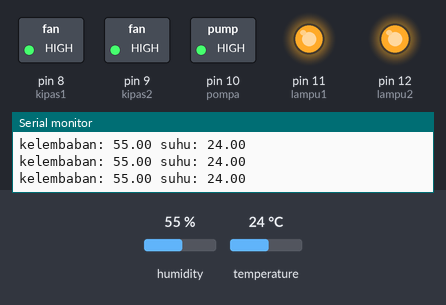
Simulated run of this sketch. Board: Arduino Uno, built with avr-gcc and run on an emulated ATmega328P. On the bench: switched loads named in the sketch (green lamp = pin HIGH), output pins drawn as LEDs (lit = HIGH), the last lines printed to the serial monitor. The test bench sets the inputs (shaded band); at power-on: humidity 55 %, temperature 24 °C.

Above: at 2.8 s.
2.9 s: humidity set to 51 %
8.9 s: humidity set to 48 %
At 11.4 s:
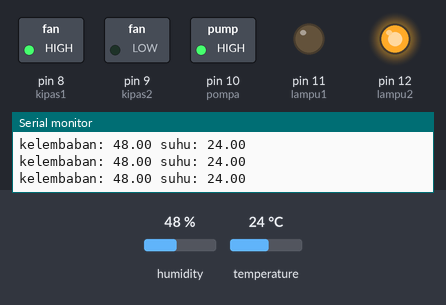
11.7 s: temperature set to 27 °C
17.7 s: temperature set to 30 °C
At 18.6 s:
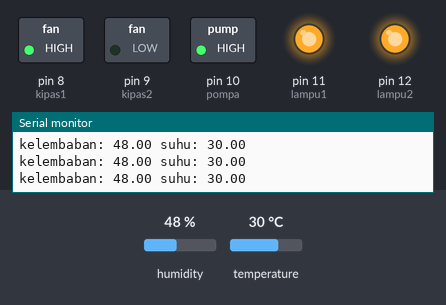
20.4 s: temperature set to 33 °C
At 22.8 s:
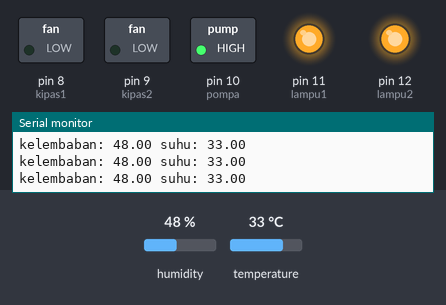
23.8 s: humidity set to 68 %
At 25.5 s:
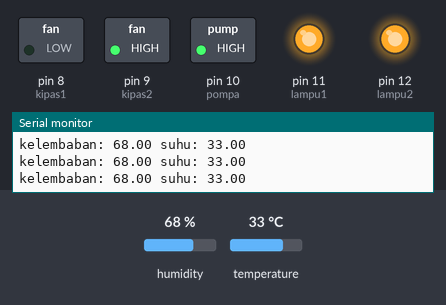
Timing chart, 0 to 27.0 s (numbered marks = the images above; inputs shaded):
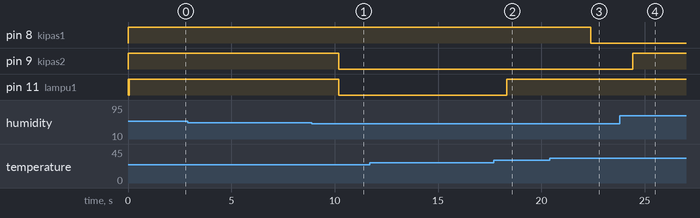

Measured:
- the behaviour switches between 50 and 49 % on humidity (found by bisection; images 0 and 1)
- the behaviour switches between 28 and 29 °C on temperature (found by bisection; images 1 and 2)
- the behaviour switches between 31 and 32 °C on temperature (found by bisection; images 2 and 3)
- after the input at 8.9 s, pin 9 (kipas2), pin 11 (lampu1): HIGH → LOW after 1.3 s
- after the input at 17.7 s, pin 11 (lampu1): LOW → HIGH after 0.63 s
- after the input at 20.4 s, pin 8 (kipas1): HIGH → LOW after 2.0 s
- after the input at 23.8 s, pin 9 (kipas2): LOW → HIGH after 0.63 s

The sketch:

modul_monitoring_suhu_kelembaban.ino
```cpp
//dht11
#include <DHT.h>
DHT dht(7, DHT11); //Pin, Jenis DHT

// relay
const int kipas1 = 8; //relay1 suhu
const int kipas2 = 9; //relay2 kelembaban
const int pompa = 10; //relay3
const int lampu1 = 11; //relay4
const int lampu2 = 12; //relay5

//on off relay
int relayON = LOW; //relay nyala
int relayOFF = HIGH; //relay mati

void setup() {
    Serial.begin(9600);

    //  dht11
    dht.begin();

    //  setup relay
    pinMode(kipas1, OUTPUT);
    pinMode(kipas2, OUTPUT);
    pinMode(pompa, OUTPUT);
    pinMode(lampu1, OUTPUT);
    pinMode(lampu2, OUTPUT);
    digitalWrite(kipas1, relayOFF);
    digitalWrite(kipas2, relayOFF);
    digitalWrite(pompa, relayOFF);
    digitalWrite(lampu1, relayOFF);
    digitalWrite(lampu2, relayOFF);
}

void loop() {
    //  dht11
    float kelembaban = dht.readHumidity();
    float suhu = dht.readTemperature();

      Serial.print("kelembaban: ");
      Serial.print(kelembaban);
      Serial.print(" ");
      Serial.print("suhu: ");
      Serial.println(suhu);

    // KONDISI MODUL MONITORING SUHU DAN KELEMBABAN
    //  suhu normal
    if (suhu >= 29 && suhu <= 31) {
        matikanModulPeningkatanSuhu();
        matikanModulPenurunanSuhu();

    //  suhu di bawah standar minimum
    } else if (suhu < 29) {
        modulPeningkatanSuhu();

    //  suhu di atas standar maksimal
    } else if (suhu > 31) {
        modulPenurunanSuhu();
    }

    //  kelembaban normal
    if (kelembaban >= 50 && kelembaban <= 70) {
        matikanModulPeningkatanKelembaban();
        matikanModulPenurunanKelembaban();

    //  kelembaban di bawah standar minimum
    } else if (kelembaban < 50) {
        modulPeningkatanKelembaban();

    //  kelembaban di atas standar maksimal
    } else if (kelembaban > 70) {
        modulPenurunanKelembaban();
    }
    // KONDISI MODUL MONITORING SUHU DAN KELEMBABAN
}

void modulPeningkatanSuhu() {
    //meningkatkan suhu kandang ketika suhu di bawah normal dengan menyalakan lampu
    //relay4
    digitalWrite(lampu1, relayON);
}

void matikanModulPeningkatanSuhu() {
    //mematikan modul peningkatan suhu ketika suhu normal tercapai dengan mematikan lampu
    //relay4
    digitalWrite(lampu1, relayOFF);
}

void modulPenurunanSuhu() {
    //menurunkan suhu kandang ketika suhu di atas normal dengan menyalakan kipas1
    //relay1
    digitalWrite(kipas1, relayON);
}

void matikanModulPenurunanSuhu() {
    //mematikan modul penurunan suhu ketika suhu normal tercapai dengan mematikan kipas1
    //relay1
    digitalWrite(kipas1, relayOFF);
}

void modulPeningkatanKelembaban() {
    //meningkatkan kelembaban kandang ketika kelembaban di bawah normal dengan menyalakan kipas
    //relay2
    digitalWrite(kipas2, relayON);
}

void matikanModulPeningkatanKelembaban() {
    //mematikan modul peningkatan kelembaban ketika kelembaban normal tercapai dengan mematikan kipas
    //relay2
    digitalWrite(kipas2, relayOFF);
}

void modulPenurunanKelembaban() {
    //menurunkan kelembaban kandang ketika kelembaban di atas normal dengan menyalakan lampu
    //relay4
    digitalWrite(lampu1, relayON);
}

void matikanModulPenurunanKelembaban() {
    //mematikan modul penurunan kelembaban ketika kelembaban normal tercapai dengan mematikan lampu
    //relay4
    digitalWrite(lampu1, relayOFF);
}
```
